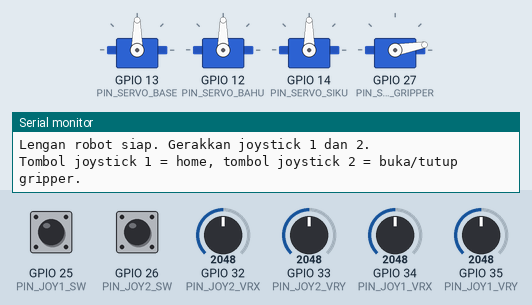
This sketch was run on a simulated ESP32. Parts: 4 × servo, the last lines printed to the serial monitor. The inputs (shaded band) are chosen by the test bench; at power-on: GPIO 26 (PIN_JOY2_SW) HIGH, GPIO 34 (PIN_JOY1_VRX) = 2048, GPIO 25 (PIN_JOY1_SW) HIGH, GPIO 32 (PIN_JOY2_VRX) = 2048, GPIO 33 (PIN_JOY2_VRY) = 2048, GPIO 35 (PIN_JOY1_VRY) = 2048.

Above: at 1.2 s.
1.3 s: GPIO 26 (PIN_JOY2_SW) pulled LOW for 1 s
At 2.9 s:
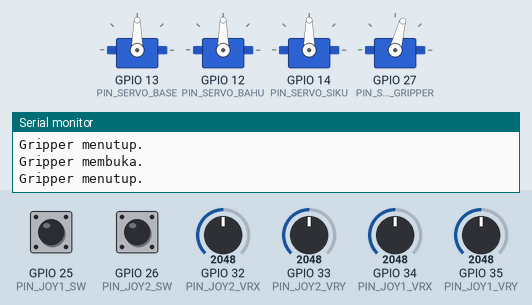
3.8 s: GPIO 34 (PIN_JOY1_VRX) set to 3115
5.3 s: GPIO 34 (PIN_JOY1_VRX) set to 3184
At 8.0 s:
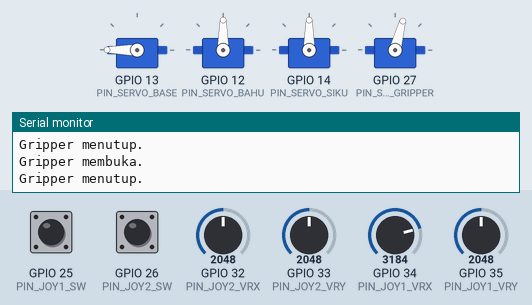
8.3 s: GPIO 25 (PIN_JOY1_SW) pulled LOW for 1 s
At 11.4 s:
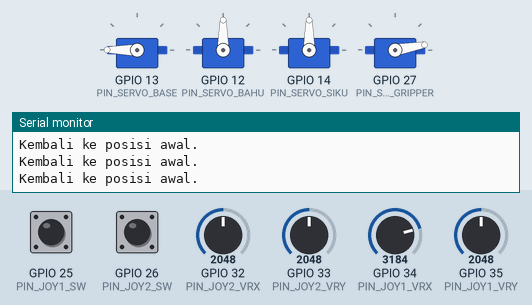
11.6 s: GPIO 32 (PIN_JOY2_VRX) set to 3076
13.1 s: GPIO 32 (PIN_JOY2_VRX) set to 3179
At 15.5 s:
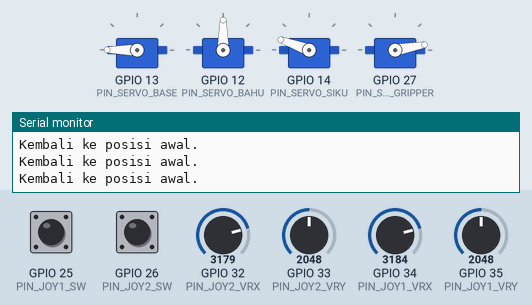
Timing chart, 0 to 17.0 s (numbered marks = the images above; inputs shaded):
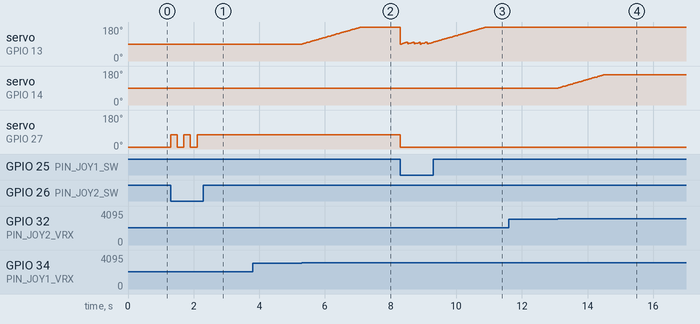

The sketch:

LenganRobotJoystick.ino
```cpp
// ============================================================
//  Lengan Robot Dikontrol Joystick — ESP32 + 2x KY-023 + 4x SG90
//  ------------------------------------------------------------
//  Dua modul joystick KY-023 mengendalikan lengan robot 4 servo:
//    Joystick 1 : sumbu X -> base (putar), sumbu Y -> bahu
//    Joystick 2 : sumbu X -> siku,        sumbu Y -> gripper
//    Tombol joystick 1 (SW1) : kembali ke posisi awal (home)
//    Tombol joystick 2 (SW2) : buka / tutup gripper cepat (toggle)
//
//  Cara kerja: posisi joystick dibaca tiap 20 ms. Kalau stik
//  didorong dari tengah, sudut servo berubah sedikit demi sedikit
//  (kontrol kecepatan) sehingga gerakan lengan halus, tidak melonjak.
//  Zona mati di tengah joystick mencegah lengan bergerak sendiri
//  saat stik dilepas.
//
//  CATU DAYA PENTING: keempat servo dicatu dari adaptor 5 V
//  terpisah (bukan dari pin 5V ESP32) — satu servo SG90 bisa
//  menarik arus sampai 650 mA saat menahan beban. GND adaptor
//  dan GND ESP32 HARUS digabung, kalau tidak sinyal PWM tidak
//  punya acuan dan servo bergerak liar.
//
//  Library: ESP32Servo 3.2.1 (JANGAN 3.0.1 — gagal compile
//  di ESP32 core 4.x).
//  Board: ESP32 DevKit, ESP32 core 4.0.0.
//  Compile: arduino-cli compile --fqbn esp32:esp32:esp32 LenganRobotJoystick
// ============================================================

#include <ESP32Servo.h>

// ---------------- Pin servo (sinyal PWM) ----------------
const int PIN_SERVO_BASE    = 13;  // servo base (putar kiri-kanan)
const int PIN_SERVO_BAHU    = 12;  // servo bahu (angkat-turun)
const int PIN_SERVO_SIKU    = 14;  // servo siku (tekuk-lurus)
const int PIN_SERVO_GRIPPER = 27;  // servo gripper (jepit)

// ---------------- Pin joystick 1 (base + bahu) ----------------
const int PIN_JOY1_VRX = 34;  // sumbu X -> base (ADC1)
const int PIN_JOY1_VRY = 35;  // sumbu Y -> bahu (ADC1)
const int PIN_JOY1_SW  = 25;  // tombol tekan, aktif LOW

// ---------------- Pin joystick 2 (siku + gripper) ----------------
const int PIN_JOY2_VRX = 32;  // sumbu X -> siku (ADC1)
const int PIN_JOY2_VRY = 33;  // sumbu Y -> gripper (ADC1)
const int PIN_JOY2_SW  = 26;  // tombol tekan, aktif LOW

// ---------------- Konstanta kontrol ----------------
const int INTERVAL_BACA_MS   = 20;    // seberapa sering joystick dibaca
const int ADC_TENGAH         = 2048;  // nilai ADC saat stik di tengah (0-4095)
const int ZONA_MATI          = 150;   // dorongan di bawah ini diabaikan
const int LANGKAH_MAKS       = 2;     // perubahan sudut maks per tick (derajat)
const int DEBOUNCE_TOMBOL_MS = 200;   // jeda anti-pantul tombol

// Batas sudut tiap servo (derajat) — mencegah lengan menabrak bodinya sendiri
const int BASE_MIN = 0,   BASE_MAKS = 180;
const int BAHU_MIN = 20,  BAHU_MAKS = 160;
const int SIKU_MIN = 20,  SIKU_MAKS = 160;
const int GRIPPER_BUKA  = 10;  // capit terbuka
const int GRIPPER_TUTUP = 75;  // capit tertutup (menjepit)

// Posisi awal (home): lengan tegak, capit terbuka
const int HOME_BASE = 90, HOME_BAHU = 90, HOME_SIKU = 90;

// ---------------- Objek servo ----------------
Servo servoBase, servoBahu, servoSiku, servoGripper;

// Sudut saat ini (disimpan agar gerakan bertahap, bukan melonjak)
int sudutBase = HOME_BASE;
int sudutBahu = HOME_BAHU;
int sudutSiku = HOME_SIKU;
int sudutGripper = GRIPPER_BUKA;

unsigned long waktuBacaTerakhir = 0;
unsigned long waktuTombolTerakhir = 0;
bool gripperTertutup = false;

// Mengubah satu sudut sesuai dorongan joystick.
//   adc: nilai analog 0-4095; makin jauh dari tengah, makin besar langkahnya.
//   Hasil dibatasi ke [batasMin, batasMaks].
int hitungSudutBaru(int sudut, int adc, int batasMin, int batasMaks) {
  int selisih = adc - ADC_TENGAH;
  if (abs(selisih) < ZONA_MATI) {
    return sudut;  // stik di tengah: diam
  }
  // Dorongan penuh (selisih ~2048) = LANGKAH_MAKS derajat per tick.
  int langkah = map(abs(selisih), ZONA_MATI, ADC_TENGAH, 0, LANGKAH_MAKS);
  langkah = constrain(langkah, 0, LANGKAH_MAKS);
  if (selisih > 0) {
    sudut += langkah;
  } else {
    sudut -= langkah;
  }
  return constrain(sudut, batasMin, batasMaks);
}

// Menulis semua sudut ke servo (dipanggil sekali tiap tick).
void tulisSemuaServo() {
  servoBase.write(sudutBase);
  servoBahu.write(sudutBahu);
  servoSiku.write(sudutSiku);
  servoGripper.write(sudutGripper);
}

// Kembalikan lengan ke posisi awal dan buka capit.
void kembaliKeHome() {
  sudutBase = HOME_BASE;
  sudutBahu = HOME_BAHU;
  sudutSiku = HOME_SIKU;
  sudutGripper = GRIPPER_BUKA;
  gripperTertutup = false;
  tulisSemuaServo();
}

// Balik keadaan capit: tertutup -> buka, terbuka -> tutup.
void toggleGripper() {
  gripperTertutup = !gripperTertutup;
  sudutGripper = gripperTertutup ? GRIPPER_TUTUP : GRIPPER_BUKA;
  servoGripper.write(sudutGripper);
}

void setup() {
  Serial.begin(115200);

  // Tombol joystick: aktif LOW, pakai pull-up internal.
  pinMode(PIN_JOY1_SW, INPUT_PULLUP);
  pinMode(PIN_JOY2_SW, INPUT_PULLUP);

  // Pasang servo ke pin PWM-nya (ESP32Servo memakai timer 50 Hz).
  servoBase.attach(PIN_SERVO_BASE);
  servoBahu.attach(PIN_SERVO_BAHU);
  servoSiku.attach(PIN_SERVO_SIKU);
  servoGripper.attach(PIN_SERVO_GRIPPER);

  kembaliKeHome();
  Serial.println("Lengan robot siap. Gerakkan joystick 1 dan 2.");
  Serial.println("Tombol joystick 1 = home, tombol joystick 2 = buka/tutup gripper.");
}

void loop() {
  unsigned long sekarang = millis();

  // --- Tombol (dicek tiap loop, dengan debounce) ---
  if (sekarang - waktuTombolTerakhir > DEBOUNCE_TOMBOL_MS) {
    if (digitalRead(PIN_JOY1_SW) == LOW) {
      kembaliKeHome();
      waktuTombolTerakhir = sekarang;
      Serial.println("Kembali ke posisi awal.");
    } else if (digitalRead(PIN_JOY2_SW) == LOW) {
      toggleGripper();
      waktuTombolTerakhir = sekarang;
      Serial.println(gripperTertutup ? "Gripper menutup." : "Gripper membuka.");
    }
  }

  // --- Joystick (dibaca tiap INTERVAL_BACA_MS) ---
  if (sekarang - waktuBacaTerakhir >= INTERVAL_BACA_MS) {
    waktuBacaTerakhir = sekarang;

    // Joystick 1: X -> base, Y -> bahu (Y dibalik supaya dorong
    // ke depan = bahu naik, seperti tuas sungguhan).
    sudutBase = hitungSudutBaru(sudutBase, analogRead(PIN_JOY1_VRX),
                                BASE_MIN, BASE_MAKS);
    sudutBahu = hitungSudutBaru(sudutBahu, ADC_TENGAH * 2 - analogRead(PIN_JOY1_VRY),
                                BAHU_MIN, BAHU_MAKS);

    // Joystick 2: X -> siku, Y -> gripper (dorong ke depan = menutup).
    sudutSiku = hitungSudutBaru(sudutSiku, analogRead(PIN_JOY2_VRX),
                                SIKU_MIN, SIKU_MAKS);
    sudutGripper = hitungSudutBaru(sudutGripper,
                                   analogRead(PIN_JOY2_VRY),
                                   GRIPPER_BUKA, GRIPPER_TUTUP);

    tulisSemuaServo();
  }
}
```

Measured:
- the behaviour switches between 3146 and 3147 on GPIO 34 (PIN_JOY1_VRX) (found by bisection; images 1 and 2)
- the behaviour switches between 3146 and 3147 on GPIO 32 (PIN_JOY2_VRX) (found by bisection; images 3 and 4)
- after the input at 1.3 s, servo on GPIO 27 (PIN_SERVO_GRIPPER): alternates 75° for 0.20 s and 10° for 0.20 s, 5 changes in all, then stays 75°, starting at once
- after the input at 3.8 s, every drawn part: stays the same
- after the input at 5.3 s, servo on GPIO 13 (PIN_SERVO_BASE): moves from 90° to 180° over 1.8 s, starting at once
- after the input at 8.3 s, servo on GPIO 27 (PIN_SERVO_GRIPPER): 75° → 10° at once
- after the input at 11.6 s, every drawn part: stays the same
- after the input at 13.1 s, servo on GPIO 14 (PIN_SERVO_SIKU): moves from 90° to 160° over 1.4 s, starting at once
